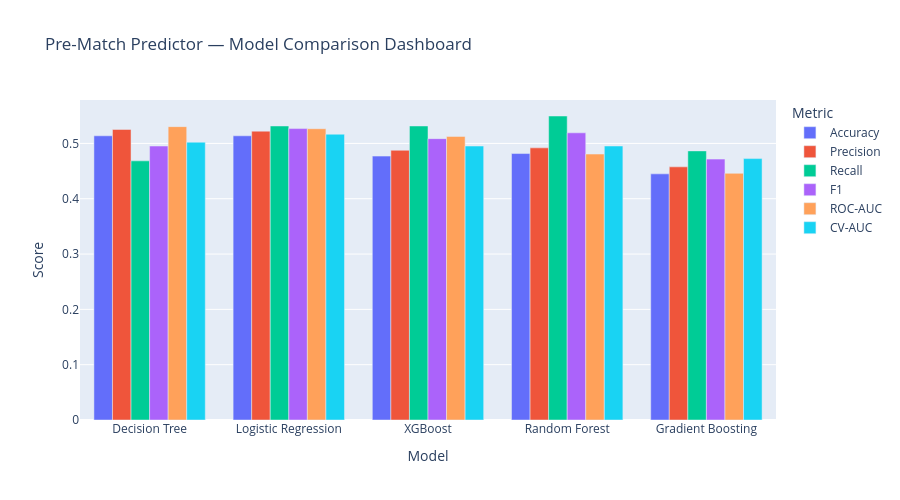

Notebook code cell kept with this figure:
### Markdown cell above
### 6.3 Model Comparison Dashboard

### Code cell
pre_match_comparison = pd.DataFrame({name: {
    'Accuracy': r['accuracy'], 'Precision': r['precision'], 'Recall': r['recall'],
    'F1': r['f1'], 'ROC-AUC': r['roc_auc'], 'CV-AUC': r['cv_auc_mean']
} for name, r in pre_match_results.items()}).T.sort_values('ROC-AUC', ascending=False)

print(pre_match_comparison.round(3))

fig = px.bar(pre_match_comparison.reset_index().melt(id_vars='index'),
             x='index', y='value', color='variable', barmode='group',
             title='Pre-Match Predictor — Model Comparison Dashboard',
             labels={'index':'Model', 'value':'Score', 'variable':'Metric'})
fig.update_layout(height=500)
fig.show()

### Figure 1 — Plotly figure (JSON) as saved in the notebook; plotly's stock layout.template omitted (floating-point values rounded to 4 significant figures)
{"data": [{"alignmentgroup": "True", "hovertemplate": "Metric=Accuracy<br>Model=%{x}<br>Score=%{y}<extra></extra>", "legendgroup": "Accuracy", "marker": {"color": "#636efa", "pattern": {"shape": ""}}, "name": "Accuracy", "offsetgroup": "Accuracy", "orientation": "v", "showlegend": true, "textposition": "auto", "type": "bar", "x": ["Decision Tree", "Logistic Regression", "XGBoost", "Random Forest", "Gradient Boosting"], "xaxis": "x", "y": [0.5138, 0.5138, 0.4771, 0.4817, 0.445], "yaxis": "y"}, {"alignmentgroup": "True", "hovertemplate": "Metric=Precision<br>Model=%{x}<br>Score=%{y}<extra></extra>", "legendgroup": "Precision", "marker": {"color": "#EF553B", "pattern": {"shape": ""}}, "name": "Precision", "offsetgroup": "Precision", "orientation": "v", "showlegend": true, "textposition": "auto", "type": "bar", "x": ["Decision Tree", "Logistic Regression", "XGBoost", "Random Forest", "Gradient Boosting"], "xaxis": "x", "y": [0.5253, 0.5221, 0.4876, 0.4919, 0.4576], "yaxis": "y"}, {"alignmentgroup": "True", "hovertemplate": "Metric=Recall<br>Model=%{x}<br>Score=%{y}<extra></extra>", "legendgroup": "Recall", "marker": {"color": "#00cc96", "pattern": {"shape": ""}}, "name": "Recall", "offsetgroup": "Recall", "orientation": "v", "showlegend": true, "textposition": "auto", "type": "bar", "x": ["Decision Tree", "Logistic Regression", "XGBoost", "Random Forest", "Gradient Boosting"], "xaxis": "x", "y": [0.4685, 0.5315, 0.5315, 0.5495, 0.4865], "yaxis": "y"}, {"alignmentgroup": "True", "hovertemplate": "Metric=F1<br>Model=%{x}<br>Score=%{y}<extra></extra>", "legendgroup": "F1", "marker": {"color": "#ab63fa", "pattern": {"shape": ""}}, "name": "F1", "offsetgroup": "F1", "orientation": "v", "showlegend": true, "textposition": "auto", "type": "bar", "x": ["Decision Tree", "Logistic Regression", "XGBoost", "Random Forest", "Gradient Boosting"], "xaxis": "x", "y": [0.4952, 0.5268, 0.5086, 0.5191, 0.4716], "yaxis": "y"}, {"alignmentgroup": "True", "hovertemplate": "Metric=ROC-AUC<br>Model=%{x}<br>Score=%{y}<extra></extra>", "legendgroup": "ROC-AUC", "marker": {"color": "#FFA15A", "pattern": {"shape": ""}}, "name": "ROC-AUC", "offsetgroup": "ROC-AUC", "orientation": "v", "showlegend": true, "textposition": "auto", "type": "bar", "x": ["Decision Tree", "Logistic Regression", "XGBoost", "Random Forest", "Gradient Boosting"], "xaxis": "x", "y": [0.5303, 0.5266, 0.5127, 0.4808, 0.4459], "yaxis": "y"}, {"alignmentgroup": "True", "hovertemplate": "Metric=CV-AUC<br>Model=%{x}<br>Score=%{y}<extra></extra>", "legendgroup": "CV-AUC", "marker": {"color": "#19d3f3", "pattern": {"shape": ""}}, "name": "CV-AUC", "offsetgroup": "CV-AUC", "orientation": "v", "showlegend": true, "textposition": "auto", "type": "bar", "x": ["Decision Tree", "Logistic Regression", "XGBoost", "Random Forest", "Gradient Boosting"], "xaxis": "x", "y": [0.5022, 0.5166, 0.4953, 0.4953, 0.4726], "yaxis": "y"}], "layout": {"barmode": "group", "height": 500, "legend": {"title": {"text": "Metric"}, "tracegroupgap": 0}, "title": {"text": "Pre-Match Predictor — Model Comparison Dashboard"}, "xaxis": {"anchor": "y", "domain": [0, 1], "title": {"text": "Model"}}, "yaxis": {"anchor": "x", "domain": [0, 1], "title": {"text": "Score"}}}}
